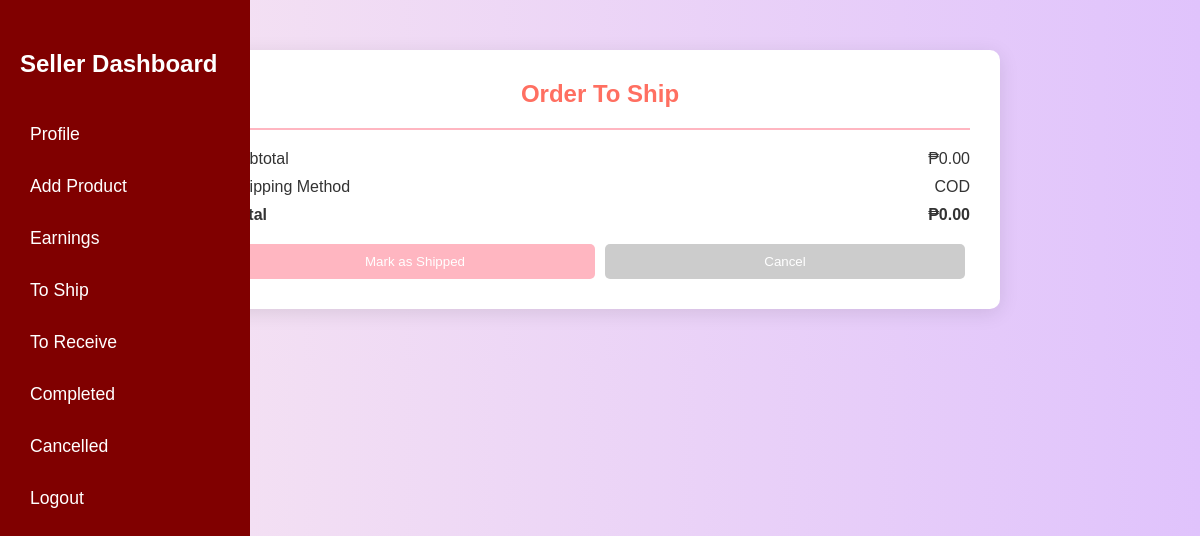
/seller/toShip.php, run on an earlier commit of the app's database.
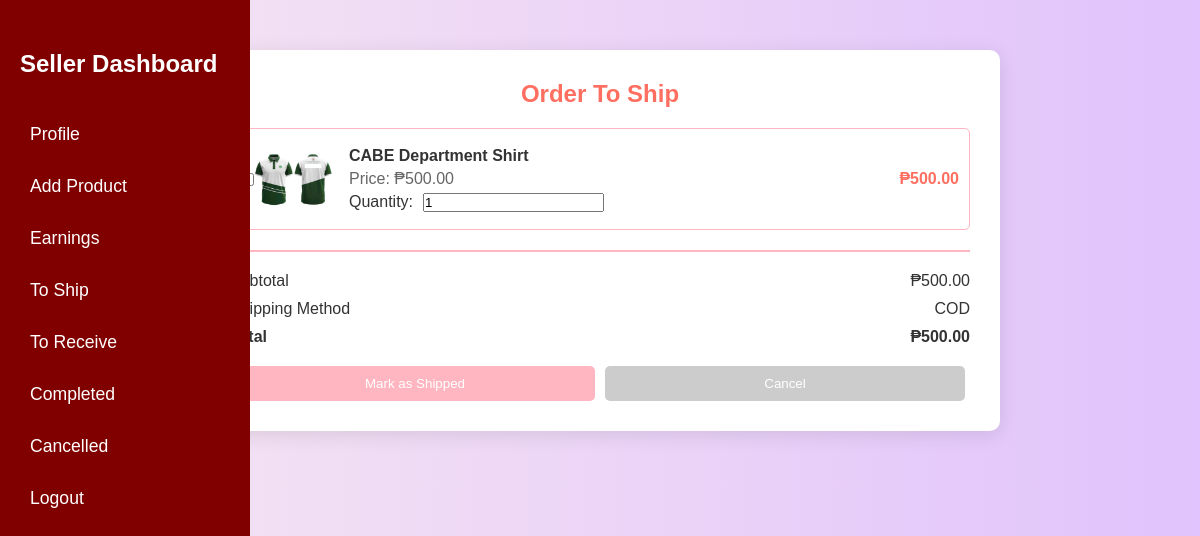
And on a later commit of the database.
### tables this page shows
CREATE TABLE `orders` (
  `id` int(11) NOT NULL,
  `item_name` varchar(255) NOT NULL,
  `quantity` int(11) NOT NULL,
  `item_price` decimal(10,2) NOT NULL,
  `order_status` enum('to ship','cancel','to receive','delivered') NOT NULL DEFAULT 'to ship',
  `created_at` timestamp NOT NULL DEFAULT current_timestamp(),
  `item_picture` varchar(255) NOT NULL,
  `buyer_id` int(11) NOT NULL
);

### db/dbcon.php (called while the page is built, shortened)
<?php
class Database
{
    private $host = 'localhost';
    private $username = 'root';
    private $password = '';
    private $dbname = 'smartmarket';
    private $conn;
    private function connect()
    {
        $this->conn = new mysqli($this->host, $this->username, $this->password, $this->dbname);
    }
    public function getConnection()
    {
        return $this->conn;
    }
}
?>

### db/Seller.php (called while the page is built, shortened)
<?php
require_once __DIR__ . '/dbcon.php';
class DatabaseConnection {
    private $conn;
    public function __construct() {
        $database = new Database();
        $this->conn = $database->getConnection();
    }
    public function getConnection() {
        return $this->conn;
    }
}
class OrderManager {
    private $conn;
    public function __construct(DatabaseConnection $dbConnection) {
        $this->conn = $dbConnection->getConnection();
    }
    public function getShipOrder() {
        $query = "SELECT * FROM orders WHERE order_status = 'to ship' ORDER BY created_at DESC";
        $stmt = $this->conn->prepare($query);
        $stmt->execute();
        $result = $stmt->get_result();
        return $result->fetch_all(MYSQLI_ASSOC);
    }
}
class Market {
    private $orderManager;
    public function __construct() {
        $this->databaseConnection = new DatabaseConnection();
        $this->orderManager = new OrderManager($this->databaseConnection);
    }
    public function getShip() {
        return $this->orderManager->getShipOrder();
    }
    public function calculateTotalAmount($itemPrice, $itemQuantity) {
        return $itemPrice * $itemQuantity;
    }
}
?>

### seller/toShip.php (the view, shortened to what this page needs)
<?php
require_once '../db/Seller.php';
$orderManager = new Market();
$orders = $orderManager->getShip();
?>
<!DOCTYPE html>
<html lang="en">
<head>
    <link rel="stylesheet" href="../css/toship.css"/>
</head>
<body>
<?php include('../sidebar/sidebar.php'); ?>
    <div class="cart-container">
        <div class="cart-title">Order To Ship</div>
        <form method="POST" action="">
            <?php foreach ($orders as $order): ?>
                <div class="cart-item">
                    <img src="<?php echo htmlspecialchars($order['item_picture']); ?>" alt="Product Image">
                    <div class="item-details">
                        <h4><?php echo htmlspecialchars($order['item_name']); ?></h4>
                        <p>Price: ₱<?php echo htmlspecialchars(number_format($order['item_price'], 2)); ?></p>
                        <div class="item-quantity">
                            <label for="quantity_<?php echo $order['id']; ?>">Quantity:</label>
                            <input type="number" id="quantity_<?php echo $order['id']; ?>" name="quantity[]" value="<?php echo htmlspecialchars($order['quantity']); ?>" min="1" readonly>
                        </div>
                    </div>
                    <div class="item-price">₱<?php echo htmlspecialchars(number_format($orderManager->calculateTotalAmount($order['item_price'], $order['quantity']), 2)); ?></div>
                </div>
            <?php endforeach; ?>
            <div class="cart-summary">
                <div class="summary-item">
                    <span>Subtotal</span>
                    <span>₱<?php echo htmlspecialchars(number_format(array_sum(array_map(function($order) use ($orderManager) {
                        return $orderManager->calculateTotalAmount($order['item_price'], $order['quantity']);
                    }, $orders)), 2)); ?></span>
                </div>
                <div class="summary-item">
                    <span>Shipping Method</span>
                    <span>COD</span>
                </div>
                <div class="summary-item" style="font-weight: bold;">
                    <span>Total</span>
                    <span>₱<?php echo htmlspecialchars(number_format(array_sum(array_map(function($order) use ($orderManager) {
                        return $orderManager->calculateTotalAmount($order['item_price'], $order['quantity']);
                    }, $orders)), 2)); ?></span>
                </div>
            </div>
            <div class="action-buttons">
                <button type="submit" name="action" value="ship" class="ship-btn">Mark as Shipped</button>
                <button type="submit" name="action" value="cancel" class="cancel-btn">Cancel</button>
            </div>
        </form>
    </div>
</body>
</html>

What changed in the data, as far as the page shows it:
added orders: item_picture (picture), item_name "CABE Department Shirt", item_price "500.00", quantity "1"
Also different on the page:
text no longer shown: "0.00 0.00"
